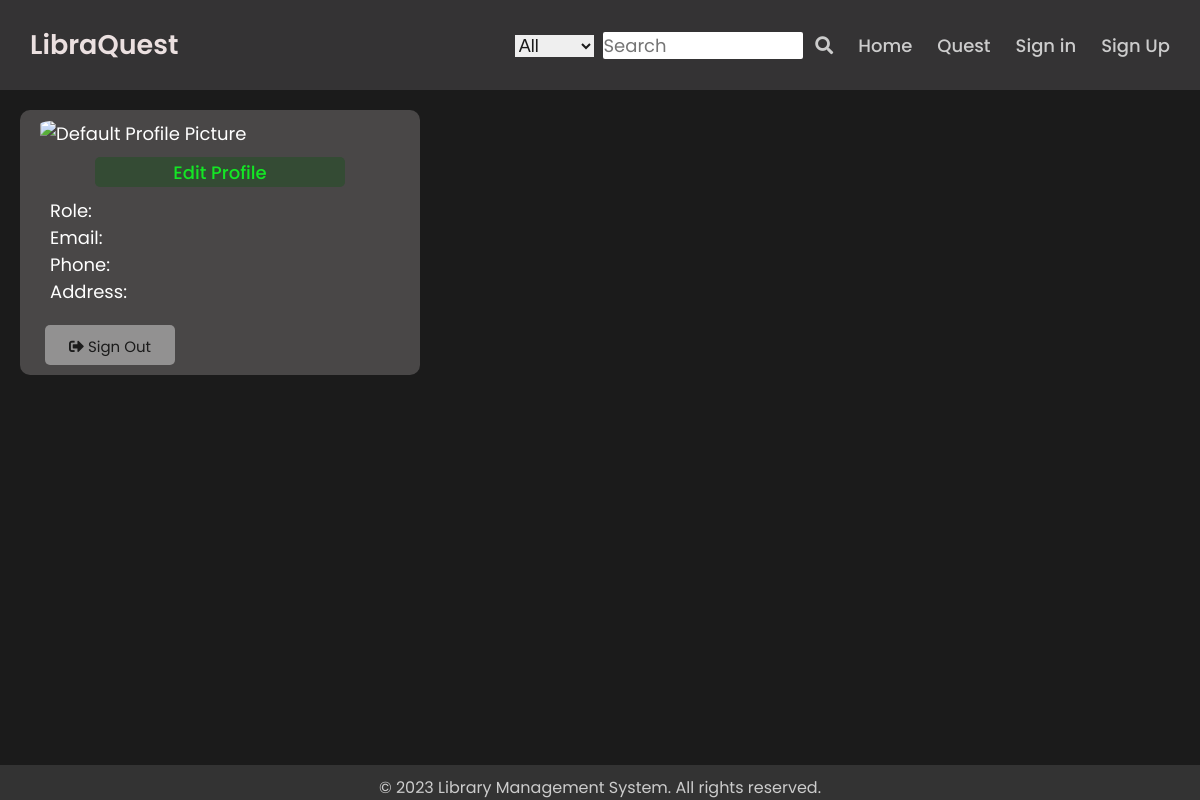
Page /profile/user_profile/Javid_Shaik/ on the earlier database version.
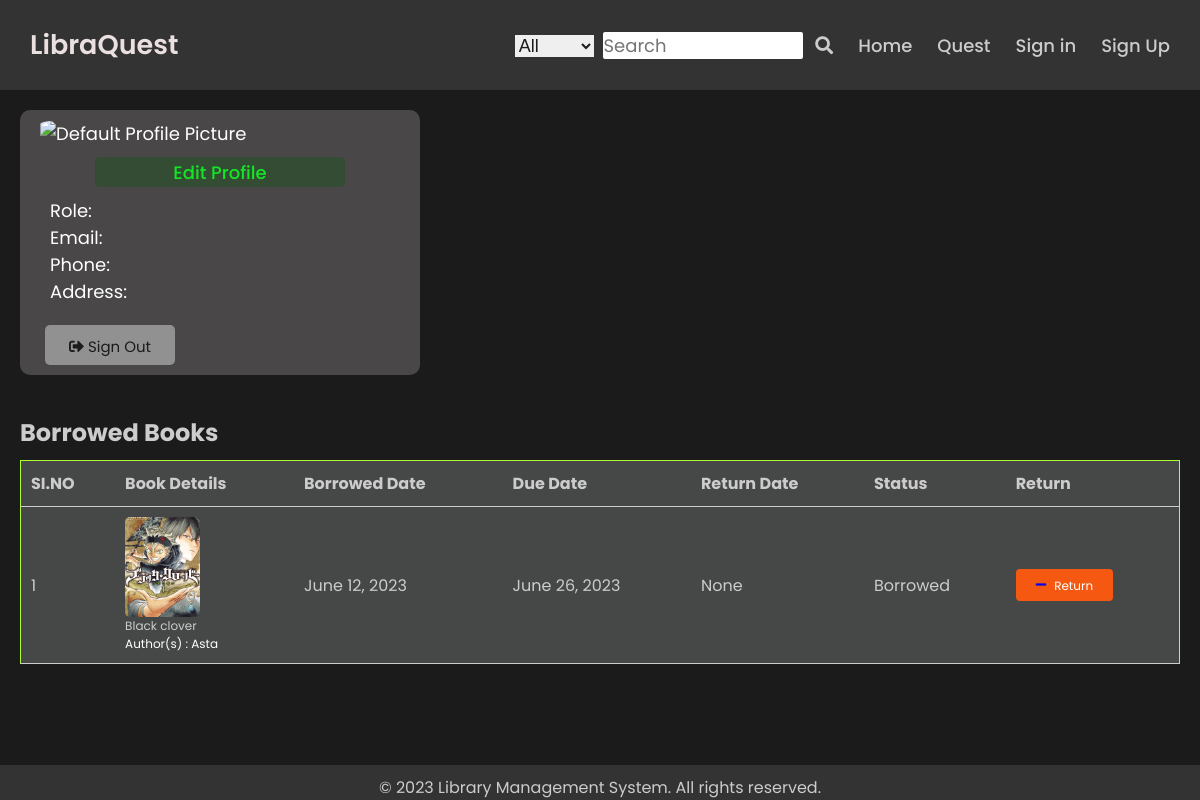
Same page on the later database version.
### my_app/models.py (models this page shows, shortened)
class Borrowings(models.Model):
    STATUS_CHOICES = (
        ('Borrowed', 'Borrowed'),
        ('Returned', 'Returned'),
        ('Overdue', 'Overdue'),
    )
    member = models.ForeignKey(Member , on_delete=models.CASCADE)
    book = models.ForeignKey(Books , on_delete=models.CASCADE)
    borrowed_date = models.DateField()
    due_date = models.DateField()
    return_date = models.DateField(null=True , blank=True)
    fine_amount = models.DecimalField(max_digits=8, decimal_places=2, null=True,blank=True)
    status = models.CharField(max_length=50,choices=STATUS_CHOICES)

class Books(models.Model):
    title = models.TextField(null=False)
    author_name = models.CharField(max_length=50)
    isbn = models.CharField(max_length=20)
    publisher = models.CharField(max_length=200,null=True,blank=True)
    publication = models.DateField()
    edition = models.IntegerField(null=True , blank=True)
    availability = models.CharField(max_length=10,default='No')
    cover_image = models.ImageField(upload_to="book_covers/")
    book_file = models.FileField(upload_to="books/",blank=True , null=True)

### user_profile/views.py (the view)
# urls.py: path('profile/', include("user_profile.urls"))
def user_profile(request , username ):
    try :
        member = Member.objects.get(user__username=username)
    except Member.DoesNotExist:
        user = RegisterModel.objects.get(username=username)
        member = Member.objects.create(user=user, address=user.address ,phone=user.phone)
    borrowings = member.borrowings_set.all()
    return render(request, 'profile/user_profile.html', {
        'user': request.user , 'borrowings' : borrowings
    })

### user_profile/templates/profile/user_profile.html (shortened to what this page needs)
{% extends 'forms/base.html' %}
{% load static %}
{% block content %}
    <main>
        <div class="component">
            <div class="user">
                <div class="profile-picture">
                    {% if user.profile_image.url %}
                        <img src="{{ user.profile_image.url }}" alt="Profile Picture">
                    {% else %}
                        <img src="{{ user.profile_image.url }}" alt="Default Profile Picture">
                    {% endif %}
                </div>
            </div>
            <div class="edit-btn">
                <button id="b1">Edit Profile</button>
            </div>
            <div class="user-info">
                <p>Role: {{ user.role }}</p>
                <p>Email: {{ user.email }}</p>
                <p>Phone: {{ user.phone }}</p>
                <p>Address: {{ user.address }}</p>
            </div>
            <div class="actions">
                <button class="btn btn-primary" id="b2"><i class="fas fa-sign-out-alt"></i> Sign Out</button>
            </div>
        </div>
        {% if borrowings %}
        <div class="activity book-details">
            <h2>Borrowed Books</h2>
            <table>
                <tr>
                    <th>SI.NO</th>
                    <th>Book Details</th>
                    <th>Borrowed Date</th>
                    <th>Due Date</th>
                    <th>Return Date</th>
                    <th>Status</th>
                    <th>Return</th>
                </tr>
                {% for borrowing in borrowings %}
                    <tr>
                        <td>{{ forloop.counter }}</td>
                        <td>
                            <div class="cover-image">
                                <img src= "{{ borrowing.book.cover_image.url }}" alt="Cover Image">
                            </div>
                            <p>{{ borrowing.book.title }}</p>
                            <p style="color:#fff">Author(s) : {{ borrowing.book.author_name }}</p>
                        </td>
                       <td>{{ borrowing.borrowed_date}}</td>
                       <td>{{ borrowing.due_date }}</td>
                       <td>{{ borrowing.return_date }}</td>
                       <td>{{ borrowing.status }}</td>
                       <td>
                        <button class="return-button">
                            <a href="#"><i class="fas fa-minus"></i></a> Return
                        </button>
                        </td>
                    </tr>
                {% endfor %}
            </table>
        </div>
        {% endif %}
    </main>
{% endblock %}

Differences in the rows shown:
added Borrowings: book.cover_image (picture), book "Black clover", book.author_name "Asta", borrowed_date "June 12, 2023", due_date "June 26, 2023", return_date "None", status "Borrowed"
Other differences:
text now shown: "Borrowed Books SI.NO Book Details Borrowed Date Due Date Return Date Status Return"
